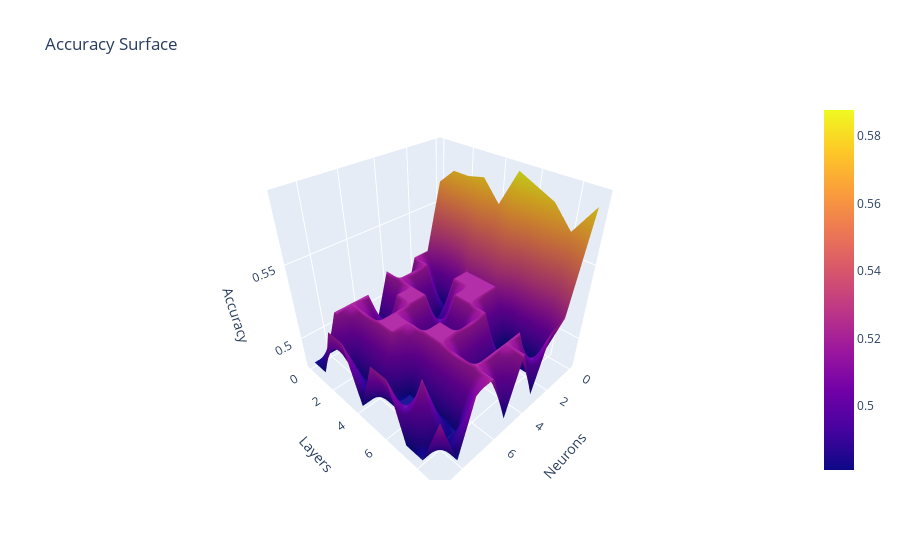

Write notebook code for a chart like this one.
### Code cell
fig6 = go.Figure(data=[go.Surface(z=Accuracy_v09)])

fig6.update_layout(title='Accuracy Surface', autosize=True,
                   scene = dict(xaxis_title='Neurons',
                                yaxis_title='Layers',
                                zaxis_title='Accuracy'))
fig6.update_yaxes(tickvals=[x+30 for x in range(10)])
fig6.update_xaxes(tickvals=[x+30 for x in range(10)])

fig6.show()
fig6.write_html('ACC_09.html')

### Figure 1 — Plotly figure (JSON) as saved in the notebook; plotly's stock layout.template omitted (floating-point values rounded to 4 significant figures)
{"data": [{"type": "surface", "z": [[0.5649, 0.5191, 0.5191, 0.4809, 0.5191, 0.4809, 0.4809, 0.4809, 0.4809, 0.4809], [0.5751, 0.4809, 0.5191, 0.5191, 0.5191, 0.4809, 0.5191, 0.5191, 0.5191, 0.4809], [0.5751, 0.4809, 0.4809, 0.4809, 0.5191, 0.5191, 0.4809, 0.5191, 0.4809, 0.5191], [0.5776, 0.5191, 0.5191, 0.4809, 0.5191, 0.5191, 0.5191, 0.5191, 0.4809, 0.5191], [0.5649, 0.5191, 0.5191, 0.5191, 0.4809, 0.4809, 0.5191, 0.5191, 0.4809, 0.4809], [0.5878, 0.5191, 0.5191, 0.5191, 0.4809, 0.5191, 0.5191, 0.4809, 0.4809, 0.5191], [0.5827, 0.4809, 0.4809, 0.5191, 0.5191, 0.5191, 0.5191, 0.4809, 0.4809, 0.5191], [0.5776, 0.4809, 0.4809, 0.4809, 0.4809, 0.4809, 0.5191, 0.4809, 0.5191, 0.4809], [0.5649, 0.4809, 0.4809, 0.5191, 0.5191, 0.5191, 0.5191, 0.4809, 0.4809, 0.4809], [0.5827, 0.5216, 0.5191, 0.4809, 0.5191, 0.4809, 0.5191, 0.5191, 0.4809, 0.5191]]}], "layout": {"autosize": true, "scene": {"xaxis": {"title": {"text": "Neurons"}}, "yaxis": {"title": {"text": "Layers"}}, "zaxis": {"title": {"text": "Accuracy"}}}, "title": {"text": "Accuracy Surface"}, "xaxis": {"tickvals": [30, 31, 32, 33, 34, 35, 36, 37, 38, 39]}, "yaxis": {"tickvals": [30, 31, 32, 33, 34, 35, 36, 37, 38, 39]}}}
